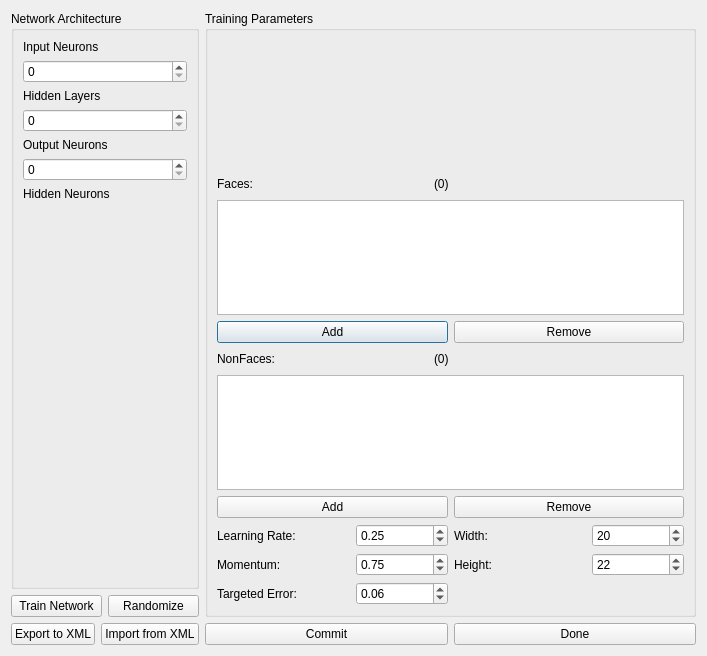
<ui version="4.0" >
 <class>NetworkEditor</class>
 <widget class="QDialog" name="NetworkEditor" >
  <property name="geometry" >
   <rect>
    <x>0</x>
    <y>0</y>
    <width>707</width>
    <height>656</height>
   </rect>
  </property>
  <property name="sizePolicy" >
   <sizepolicy vsizetype="Preferred" hsizetype="Preferred" >
    <horstretch>0</horstretch>
    <verstretch>0</verstretch>
   </sizepolicy>
  </property>
  <property name="windowTitle" >
   <string>Dialog</string>
  </property>
  <layout class="QGridLayout" >
   <item row="0" column="0" >
    <widget class="QGroupBox" name="groupBox_2" >
     <property name="title" >
      <string>Network Architecture</string>
     </property>
     <layout class="QGridLayout" >
      <item row="0" column="0" >
       <layout class="QVBoxLayout" >
        <item>
         <layout class="QVBoxLayout" >
          <item>
           <widget class="QLabel" name="label" >
            <property name="sizePolicy" >
             <sizepolicy vsizetype="Preferred" hsizetype="Minimum" >
              <horstretch>0</horstretch>
              <verstretch>0</verstretch>
             </sizepolicy>
            </property>
            <property name="text" >
             <string>Input Neurons</string>
            </property>
           </widget>
          </item>
          <item>
           <widget class="QSpinBox" name="spinInputNeurons" >
            <property name="sizePolicy" >
             <sizepolicy vsizetype="Fixed" hsizetype="Minimum" >
              <horstretch>0</horstretch>
              <verstretch>0</verstretch>
             </sizepolicy>
            </property>
            <property name="maximum" >
             <number>9999</number>
            </property>
           </widget>
          </item>
         </layout>
        </item>
        <item>
         <layout class="QVBoxLayout" >
          <item>
           <widget class="QLabel" name="label_4" >
            <property name="text" >
             <string>Hidden Layers</string>
            </property>
           </widget>
          </item>
          <item>
           <widget class="QSpinBox" name="spinHiddenLayers" >
            <property name="sizePolicy" >
             <sizepolicy vsizetype="Fixed" hsizetype="Minimum" >
              <horstretch>0</horstretch>
              <verstretch>0</verstretch>
             </sizepolicy>
            </property>
            <property name="maximum" >
             <number>9999</number>
            </property>
           </widget>
          </item>
         </layout>
        </item>
        <item>
         <layout class="QVBoxLayout" >
          <item>
           <widget class="QLabel" name="label_3" >
            <property name="text" >
             <string>Output Neurons</string>
            </property>
           </widget>
          </item>
          <item>
           <widget class="QSpinBox" name="spinOutputNeurons" >
            <property name="sizePolicy" >
             <sizepolicy vsizetype="Fixed" hsizetype="Minimum" >
              <horstretch>0</horstretch>
              <verstretch>0</verstretch>
             </sizepolicy>
            </property>
            <property name="maximum" >
             <number>9999</number>
            </property>
           </widget>
          </item>
         </layout>
        </item>
        <item>
         <layout class="QVBoxLayout" >
          <item>
           <widget class="QLabel" name="label_2" >
            <property name="sizePolicy" >
             <sizepolicy vsizetype="Preferred" hsizetype="Preferred" >
              <horstretch>0</horstretch>
              <verstretch>0</verstretch>
             </sizepolicy>
            </property>
            <property name="text" >
             <string>Hidden Neurons</string>
            </property>
           </widget>
          </item>
         </layout>
        </item>
       </layout>
      </item>
      <item row="1" column="0" >
       <spacer>
        <property name="orientation" >
         <enum>Qt::Vertical</enum>
        </property>
        <property name="sizeType" >
         <enum>QSizePolicy::Expanding</enum>
        </property>
        <property name="sizeHint" stdset="0" >
         <size>
          <width>107</width>
          <height>61</height>
         </size>
        </property>
       </spacer>
      </item>
     </layout>
    </widget>
   </item>
   <item rowspan="2" row="0" column="1" >
    <layout class="QVBoxLayout" >
     <item>
      <widget class="QGroupBox" name="groupBox" >
       <property name="title" >
        <string>Training Parameters</string>
       </property>
       <layout class="QGridLayout" >
        <item row="0" column="0" >
         <layout class="QHBoxLayout" >
          <item>
           <spacer>
            <property name="orientation" >
             <enum>Qt::Horizontal</enum>
            </property>
            <property name="sizeType" >
             <enum>QSizePolicy::Expanding</enum>
            </property>
            <property name="sizeHint" stdset="0" >
             <size>
              <width>40</width>
              <height>20</height>
             </size>
            </property>
           </spacer>
          </item>
          <item>
           <widget class="QLabel" name="imagePreview" >
            <property name="sizePolicy" >
             <sizepolicy vsizetype="Expanding" hsizetype="Preferred" >
              <horstretch>0</horstretch>
              <verstretch>0</verstretch>
             </sizepolicy>
            </property>
            <property name="minimumSize" >
             <size>
              <width>128</width>
              <height>128</height>
             </size>
            </property>
            <property name="maximumSize" >
             <size>
              <width>128</width>
              <height>128</height>
             </size>
            </property>
            <property name="text" >
             <string/>
            </property>
            <property name="scaledContents" >
             <bool>true</bool>
            </property>
           </widget>
          </item>
          <item>
           <spacer>
            <property name="orientation" >
             <enum>Qt::Horizontal</enum>
            </property>
            <property name="sizeType" >
             <enum>QSizePolicy::Expanding</enum>
            </property>
            <property name="sizeHint" stdset="0" >
             <size>
              <width>40</width>
              <height>20</height>
             </size>
            </property>
           </spacer>
          </item>
         </layout>
        </item>
        <item row="1" column="0" >
         <layout class="QHBoxLayout" >
          <item>
           <widget class="QLabel" name="label_6" >
            <property name="text" >
             <string>Faces:</string>
            </property>
           </widget>
          </item>
          <item>
           <widget class="QLabel" name="labelFaces" >
            <property name="text" >
             <string>(0)</string>
            </property>
           </widget>
          </item>
          <item>
           <spacer>
            <property name="orientation" >
             <enum>Qt::Horizontal</enum>
            </property>
            <property name="sizeType" >
             <enum>QSizePolicy::Minimum</enum>
            </property>
            <property name="sizeHint" stdset="0" >
             <size>
              <width>40</width>
              <height>20</height>
             </size>
            </property>
           </spacer>
          </item>
         </layout>
        </item>
        <item row="2" column="0" >
         <widget class="QListWidget" name="listFaces" >
          <property name="sizePolicy" >
           <sizepolicy vsizetype="Expanding" hsizetype="Minimum" >
            <horstretch>0</horstretch>
            <verstretch>0</verstretch>
           </sizepolicy>
          </property>
          <property name="selectionMode" >
           <enum>QAbstractItemView::MultiSelection</enum>
          </property>
         </widget>
        </item>
        <item row="3" column="0" >
         <layout class="QHBoxLayout" >
          <item>
           <widget class="QPushButton" name="pushAddFaces" >
            <property name="text" >
             <string>Add</string>
            </property>
           </widget>
          </item>
          <item>
           <widget class="QPushButton" name="pushRemoveFaces" >
            <property name="text" >
             <string>Remove</string>
            </property>
           </widget>
          </item>
         </layout>
        </item>
        <item row="4" column="0" >
         <layout class="QHBoxLayout" >
          <item>
           <widget class="QLabel" name="label_7" >
            <property name="text" >
             <string>NonFaces:</string>
            </property>
           </widget>
          </item>
          <item>
           <widget class="QLabel" name="labelNonFaces" >
            <property name="text" >
             <string>(0)</string>
            </property>
           </widget>
          </item>
          <item>
           <spacer>
            <property name="orientation" >
             <enum>Qt::Horizontal</enum>
            </property>
            <property name="sizeType" >
             <enum>QSizePolicy::Minimum</enum>
            </property>
            <property name="sizeHint" stdset="0" >
             <size>
              <width>40</width>
              <height>20</height>
             </size>
            </property>
           </spacer>
          </item>
         </layout>
        </item>
        <item row="5" column="0" >
         <widget class="QListWidget" name="listNonFaces" >
          <property name="sizePolicy" >
           <sizepolicy vsizetype="Expanding" hsizetype="Minimum" >
            <horstretch>0</horstretch>
            <verstretch>0</verstretch>
           </sizepolicy>
          </property>
          <property name="dragEnabled" >
           <bool>false</bool>
          </property>
          <property name="dragDropMode" >
           <enum>QAbstractItemView::NoDragDrop</enum>
          </property>
          <property name="selectionMode" >
           <enum>QAbstractItemView::MultiSelection</enum>
          </property>
         </widget>
        </item>
        <item row="6" column="0" >
         <layout class="QHBoxLayout" >
          <item>
           <widget class="QPushButton" name="pushAddNonFaces" >
            <property name="text" >
             <string>Add</string>
            </property>
           </widget>
          </item>
          <item>
           <widget class="QPushButton" name="pushRemoveNonFaces" >
            <property name="text" >
             <string>Remove</string>
            </property>
            <property name="shortcut" >
             <string>Alt+R</string>
            </property>
           </widget>
          </item>
         </layout>
        </item>
        <item row="7" column="0" >
         <layout class="QHBoxLayout" >
          <item>
           <layout class="QVBoxLayout" >
            <item>
             <layout class="QHBoxLayout" >
              <item>
               <widget class="QLabel" name="label_5" >
                <property name="text" >
                 <string>Learning Rate:</string>
                </property>
               </widget>
              </item>
              <item>
               <spacer>
                <property name="orientation" >
                 <enum>Qt::Horizontal</enum>
                </property>
                <property name="sizeType" >
                 <enum>QSizePolicy::Minimum</enum>
                </property>
                <property name="sizeHint" stdset="0" >
                 <size>
                  <width>40</width>
                  <height>20</height>
                 </size>
                </property>
               </spacer>
              </item>
              <item>
               <widget class="QDoubleSpinBox" name="spinLearningRate" >
                <property name="maximum" >
                 <double>0.990000000000000</double>
                </property>
                <property name="singleStep" >
                 <double>0.050000000000000</double>
                </property>
                <property name="value" >
                 <double>0.250000000000000</double>
                </property>
               </widget>
              </item>
             </layout>
            </item>
            <item>
             <layout class="QHBoxLayout" >
              <item>
               <widget class="QLabel" name="label_8" >
                <property name="text" >
                 <string>Momentum:</string>
                </property>
               </widget>
              </item>
              <item>
               <spacer>
                <property name="orientation" >
                 <enum>Qt::Horizontal</enum>
                </property>
                <property name="sizeType" >
                 <enum>QSizePolicy::Minimum</enum>
                </property>
                <property name="sizeHint" stdset="0" >
                 <size>
                  <width>40</width>
                  <height>20</height>
                 </size>
                </property>
               </spacer>
              </item>
              <item>
               <widget class="QDoubleSpinBox" name="spinMomentum" >
                <property name="maximum" >
                 <double>9.000000000000000</double>
                </property>
                <property name="singleStep" >
                 <double>0.050000000000000</double>
                </property>
                <property name="value" >
                 <double>0.750000000000000</double>
                </property>
               </widget>
              </item>
             </layout>
            </item>
            <item>
             <layout class="QHBoxLayout" >
              <item>
               <widget class="QLabel" name="label_9" >
                <property name="text" >
                 <string>Targeted Error:</string>
                </property>
               </widget>
              </item>
              <item>
               <spacer>
                <property name="orientation" >
                 <enum>Qt::Horizontal</enum>
                </property>
                <property name="sizeType" >
                 <enum>QSizePolicy::Minimum</enum>
                </property>
                <property name="sizeHint" stdset="0" >
                 <size>
                  <width>40</width>
                  <height>20</height>
                 </size>
                </property>
               </spacer>
              </item>
              <item>
               <widget class="QDoubleSpinBox" name="spinError" >
                <property name="singleStep" >
                 <double>0.010000000000000</double>
                </property>
                <property name="value" >
                 <double>0.060000000000000</double>
                </property>
               </widget>
              </item>
             </layout>
            </item>
           </layout>
          </item>
          <item>
           <layout class="QVBoxLayout" >
            <item>
             <layout class="QHBoxLayout" >
              <item>
               <widget class="QLabel" name="label_10" >
                <property name="text" >
                 <string>Width:</string>
                </property>
               </widget>
              </item>
              <item>
               <spacer>
                <property name="orientation" >
                 <enum>Qt::Horizontal</enum>
                </property>
                <property name="sizeType" >
                 <enum>QSizePolicy::Minimum</enum>
                </property>
                <property name="sizeHint" stdset="0" >
                 <size>
                  <width>40</width>
                  <height>20</height>
                 </size>
                </property>
               </spacer>
              </item>
              <item>
               <widget class="QSpinBox" name="spinWidth" >
                <property name="value" >
                 <number>20</number>
                </property>
               </widget>
              </item>
             </layout>
            </item>
            <item>
             <layout class="QHBoxLayout" >
              <item>
               <widget class="QLabel" name="label_11" >
                <property name="text" >
                 <string>Height:</string>
                </property>
               </widget>
              </item>
              <item>
               <spacer>
                <property name="orientation" >
                 <enum>Qt::Horizontal</enum>
                </property>
                <property name="sizeType" >
                 <enum>QSizePolicy::Minimum</enum>
                </property>
                <property name="sizeHint" stdset="0" >
                 <size>
                  <width>40</width>
                  <height>20</height>
                 </size>
                </property>
               </spacer>
              </item>
              <item>
               <widget class="QSpinBox" name="spinHeight" >
                <property name="value" >
                 <number>22</number>
                </property>
               </widget>
              </item>
             </layout>
            </item>
            <item>
             <spacer>
              <property name="orientation" >
               <enum>Qt::Vertical</enum>
              </property>
              <property name="sizeHint" stdset="0" >
               <size>
                <width>20</width>
                <height>40</height>
               </size>
              </property>
             </spacer>
            </item>
           </layout>
          </item>
         </layout>
        </item>
       </layout>
      </widget>
     </item>
     <item>
      <spacer>
       <property name="orientation" >
        <enum>Qt::Vertical</enum>
       </property>
       <property name="sizeHint" stdset="0" >
        <size>
         <width>335</width>
         <height>16</height>
        </size>
       </property>
      </spacer>
     </item>
     <item>
      <layout class="QHBoxLayout" >
       <item>
        <widget class="QPushButton" name="pushCommit" >
         <property name="text" >
          <string>Commit</string>
         </property>
        </widget>
       </item>
       <item>
        <widget class="QPushButton" name="pushDone" >
         <property name="text" >
          <string>Done</string>
         </property>
        </widget>
       </item>
      </layout>
     </item>
    </layout>
   </item>
   <item row="1" column="0" >
    <layout class="QVBoxLayout" >
     <item>
      <layout class="QHBoxLayout" >
       <item>
        <widget class="QPushButton" name="pushTrain" >
         <property name="text" >
          <string>Train Network</string>
         </property>
        </widget>
       </item>
       <item>
        <widget class="QPushButton" name="pushRandomize" >
         <property name="text" >
          <string>Randomize</string>
         </property>
        </widget>
       </item>
      </layout>
     </item>
     <item>
      <layout class="QHBoxLayout" >
       <item>
        <widget class="QPushButton" name="pushToXML" >
         <property name="text" >
          <string>Export to XML</string>
         </property>
        </widget>
       </item>
       <item>
        <widget class="QPushButton" name="pushFromXML" >
         <property name="text" >
          <string>Import from XML</string>
         </property>
        </widget>
       </item>
      </layout>
     </item>
    </layout>
   </item>
  </layout>
 </widget>
 <resources/>
 <connections/>
</ui>
